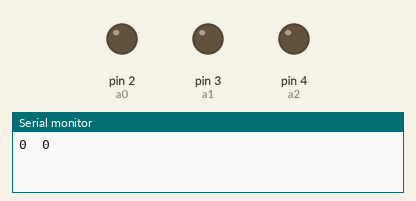
Recording of a sketch running on a simulated Arduino Uno, built with avr-gcc and run on an emulated ATmega328P. Parts: output pins drawn as LEDs (lit = HIGH), the last lines printed to the serial monitor.

Above: at 0.2 s.
At 1.2 s:
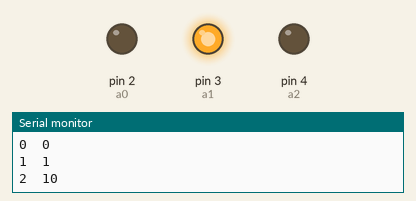
At 1.7 s:
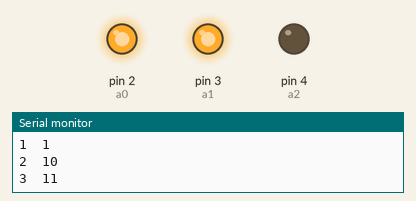
At 2.2 s:
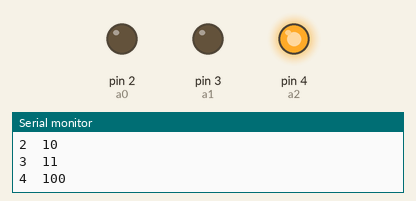
At 3.2 s:
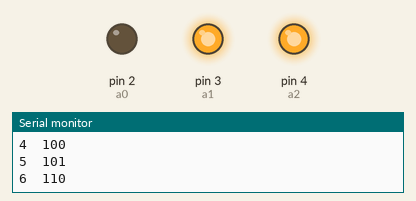
At 4.7 s:
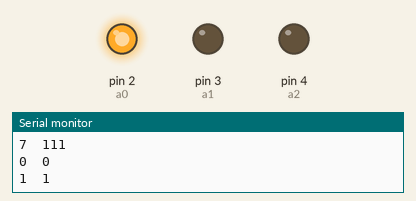
Timing chart, 0 to 5.2 s (numbered marks = the images above):
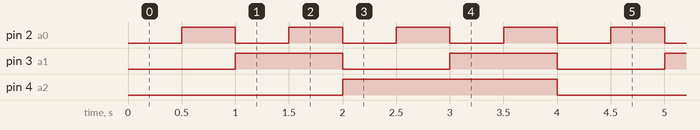

The sketch:

2bit_DAC_test.ino
```cpp
int a0=2;
int a1=3;
int a2=4;

void setup() {
  // put your setup code here, to run once:
  // Open serial monitor at 9600 baud
  Serial.begin(9600);

  // Set pinmodes for output
  pinMode(a0, OUTPUT);
  pinMode(a1, OUTPUT);
  pinMode(a2, OUTPUT);
}

void loop() {
  // put your main code here, to run repeatedly:

  // Loop from 0 to 3
  for (int digit=0; digit<8; ++digit){
    // Check digit value
    Serial.print(digit);
    Serial.print("  ");
    Serial.println(digit, BIN);

    // Set pin outputs by binary number
    digitalWrite(a0, HIGH && (digit & B00000001));
    digitalWrite(a1, HIGH && (digit & B00000010));
    digitalWrite(a2, HIGH && (digit & B00000100));

    // Wait 500 ms (0.5 Hz for a 2 bit DAC)
    delay(500);
    }
}
```

Measured:
- by itself, pin 2 (a0): alternates HIGH for 0.50 s and LOW for 0.50 s
- by itself, pin 3 (a1): alternates HIGH for 1.0 s and LOW for 1.0 s
- by itself, pin 4 (a2): alternates HIGH for 2.0 s and LOW for 2.0 s
